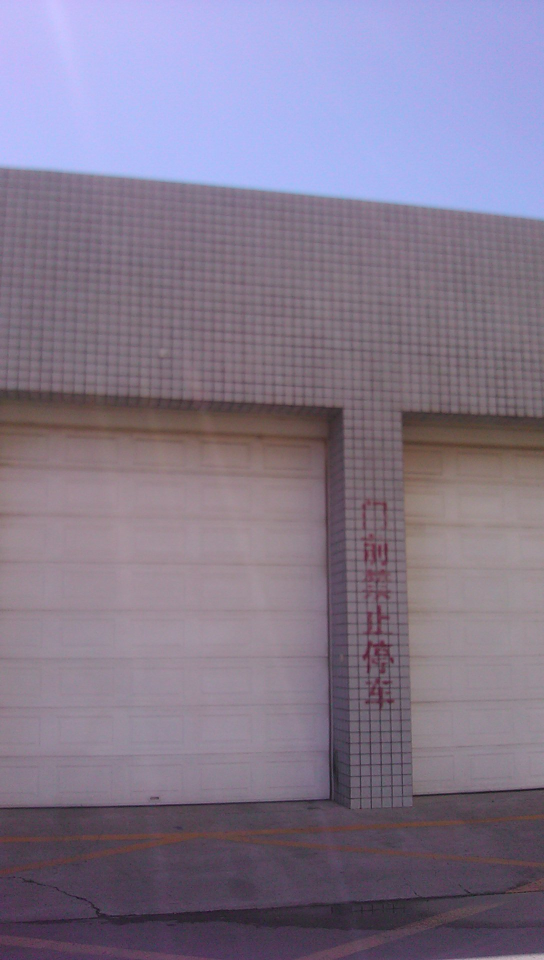
#> input picture image_search/flask-keras-cnn-image-retrievalmaster/imagesets/19700102125648863.JPEG, 1088 x 1920 px, given in place of 20150630183252485.JPEG, which was not available (shown at 1/2 size)
$ python test01.py
#> lines starting #> are read from the running program, lines starting #| are printed output that depends on the picture
# [48 lines of commented-out code are left out]


queryImage = "D:/datasets/002/19700102132424765.JPEG"
queryImage2 = "19700102132424765.JPEG"
# print(queryImage.split("/")[-1])

def getImageName(imagefile):
    return imagefile.split("/")[-1]

# print(getImageName(queryImage2))
# print(queryImage2.split(".")[0])

# a = [[2,"啊"],[1,"吧"],[6,"才"],[3,"的"]]
a = ["a","b"]
import operator
# a.sort(key=operator.itemgetter(1))
# print(a.index("a"))

# print(100%50)

import cv2
dirfile = 'D:/datasets/trainset/20150630183252485.JPEG'
im = "D:/datasets/trainset/20150716154609131.JPEG"
# [5 lines of commented-out code are left out]


image=cv2.imread(dirfile)
#> image is the input picture: shape (1920, 1088, 3); mean B, G, R 141.9, 121.1, 131.4
res=cv2.resize(image,(272,480),interpolation=cv2.INTER_LINEAR)
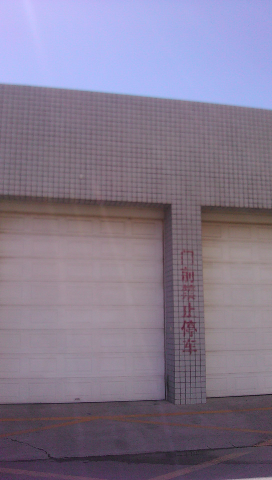
#> res: shape (480, 272, 3); mean B, G, R 142, 121.2, 131.6
cv2.imshow('iker',res)
# cv2.imshow('image',image)
cv2.waitKey(0)
# cv2.imwrite('12345.JPEG',res)
# cv2.destroyWindow()

$ run again, on image_search/flask-keras-cnn-image-retrievalmaster/imagesets/19700102130021852.JPEG
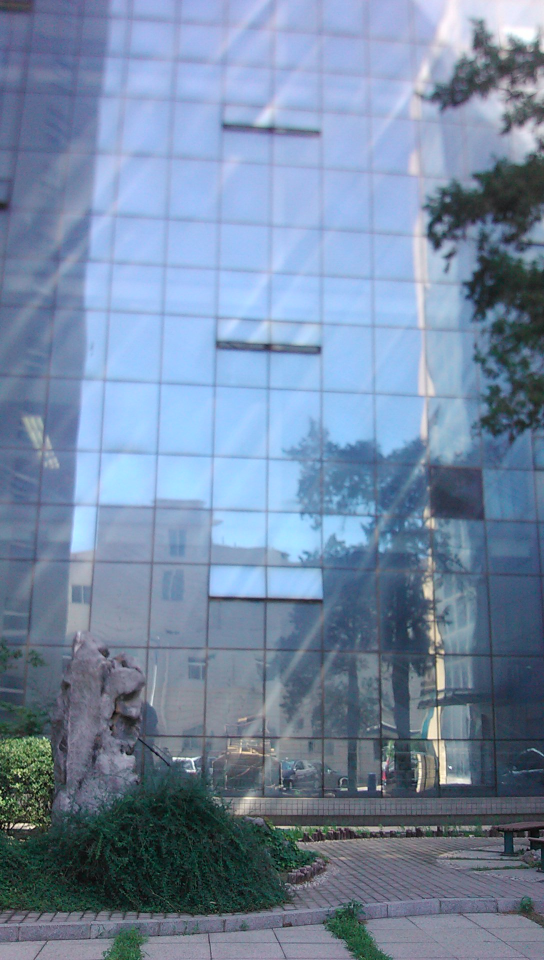
#> input picture image_search/flask-keras-cnn-image-retrievalmaster/imagesets/19700102130021852.JPEG, 1088 x 1920 px, given in place of 20150630183252485.JPEG, which was not available (shown at 1/2 size)
#> image is the input picture: shape (1920, 1088, 3); mean B, G, R 163.2, 136.5, 116.2
#> `res=cv2.resize(image,(272,480),interpolation=cv2.INTER_LINEAR)`:
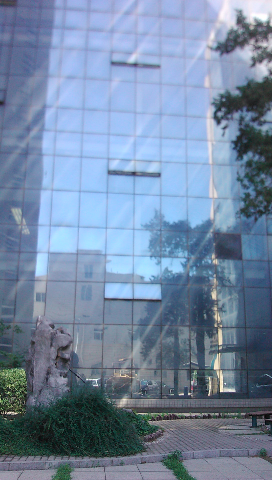
#> res: shape (480, 272, 3); mean B, G, R 163.3, 136.6, 116.3

$ run again, on image_search/flask-keras-cnn-image-retrievalmaster/imagesets/19700102130316482.JPEG
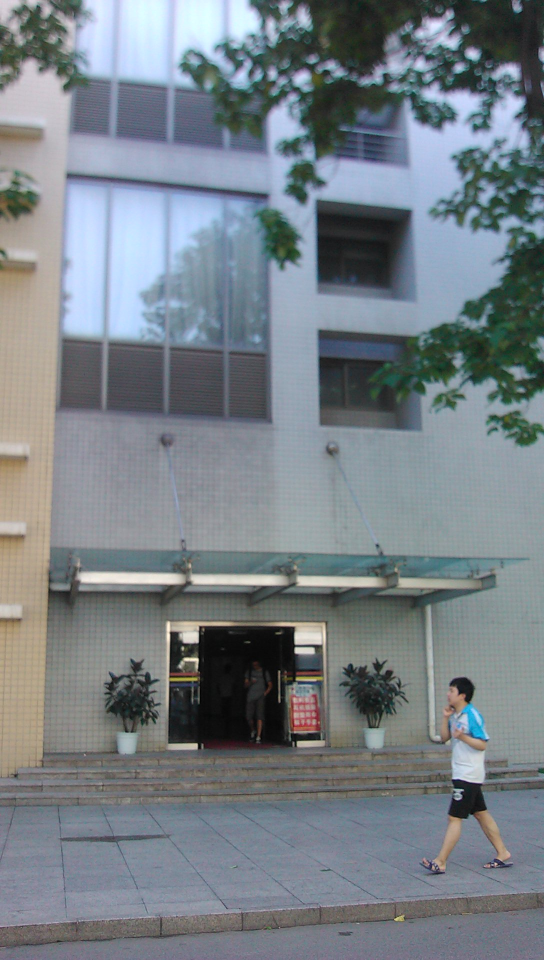
#> input picture image_search/flask-keras-cnn-image-retrievalmaster/imagesets/19700102130316482.JPEG, 1088 x 1920 px, given in place of 20150630183252485.JPEG, which was not available (shown at 1/2 size)
#> image is the input picture: shape (1920, 1088, 3); mean B, G, R 134.3, 128, 119.7
#> `res=cv2.resize(image,(272,480),interpolation=cv2.INTER_LINEAR)`:
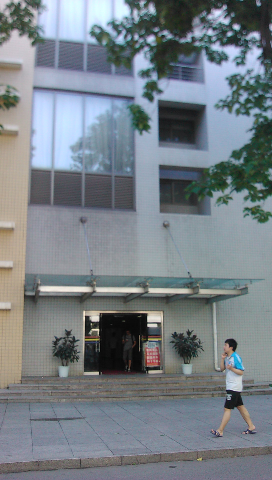
#> res: shape (480, 272, 3); mean B, G, R 134.4, 128.1, 119.8
